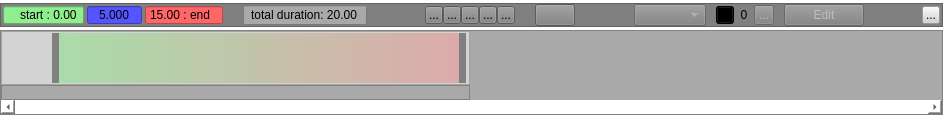
<?xml version="1.0" encoding="UTF-8"?>
<ui version="4.0">
 <class>Timeline</class>
 <widget class="QWidget" name="Timeline">
  <property name="windowModality">
   <enum>Qt::NonModal</enum>
  </property>
  <property name="geometry">
   <rect>
    <x>0</x>
    <y>0</y>
    <width>943</width>
    <height>120</height>
   </rect>
  </property>
  <property name="sizePolicy">
   <sizepolicy hsizetype="Preferred" vsizetype="Preferred">
    <horstretch>0</horstretch>
    <verstretch>0</verstretch>
   </sizepolicy>
  </property>
  <property name="minimumSize">
   <size>
    <width>650</width>
    <height>120</height>
   </size>
  </property>
  <property name="maximumSize">
   <size>
    <width>16777215</width>
    <height>120</height>
   </size>
  </property>
  <property name="sizeIncrement">
   <size>
    <width>0</width>
    <height>0</height>
   </size>
  </property>
  <property name="focusPolicy">
   <enum>Qt::NoFocus</enum>
  </property>
  <property name="windowTitle">
   <string>Form</string>
  </property>
  <property name="styleSheet">
   <string notr="true">background: white</string>
  </property>
  <layout class="QVBoxLayout" name="verticalLayout">
   <property name="spacing">
    <number>0</number>
   </property>
   <property name="leftMargin">
    <number>0</number>
   </property>
   <property name="topMargin">
    <number>0</number>
   </property>
   <property name="rightMargin">
    <number>0</number>
   </property>
   <property name="bottomMargin">
    <number>0</number>
   </property>
   <item>
    <widget class="QFrame" name="frame_buttons">
     <property name="sizePolicy">
      <sizepolicy hsizetype="MinimumExpanding" vsizetype="Fixed">
       <horstretch>0</horstretch>
       <verstretch>0</verstretch>
      </sizepolicy>
     </property>
     <property name="minimumSize">
      <size>
       <width>0</width>
       <height>22</height>
      </size>
     </property>
     <property name="styleSheet">
      <string notr="true">background: gray</string>
     </property>
     <property name="frameShape">
      <enum>QFrame::StyledPanel</enum>
     </property>
     <property name="frameShadow">
      <enum>QFrame::Raised</enum>
     </property>
     <property name="lineWidth">
      <number>1</number>
     </property>
     <layout class="QHBoxLayout" name="horizontalLayout">
      <property name="spacing">
       <number>0</number>
      </property>
      <property name="leftMargin">
       <number>2</number>
      </property>
      <property name="topMargin">
       <number>0</number>
      </property>
      <property name="rightMargin">
       <number>2</number>
      </property>
      <property name="bottomMargin">
       <number>0</number>
      </property>
      <item>
       <widget class="QDoubleSpinBox" name="m_startSpin">
        <property name="sizePolicy">
         <sizepolicy hsizetype="Fixed" vsizetype="Fixed">
          <horstretch>0</horstretch>
          <verstretch>0</verstretch>
         </sizepolicy>
        </property>
        <property name="minimumSize">
         <size>
          <width>0</width>
          <height>0</height>
         </size>
        </property>
        <property name="maximumSize">
         <size>
          <width>100</width>
          <height>20</height>
         </size>
        </property>
        <property name="toolTip">
         <string>&lt;html&gt;&lt;head/&gt;&lt;body&gt;&lt;p&gt;&lt;span style=&quot; font-size:10pt; font-weight:600;&quot;&gt;Start of playZone&lt;/span&gt;&lt;/p&gt;&lt;/body&gt;&lt;/html&gt;</string>
        </property>
        <property name="autoFillBackground">
         <bool>false</bool>
        </property>
        <property name="styleSheet">
         <string notr="true">background-color: lightgreen</string>
        </property>
        <property name="alignment">
         <set>Qt::AlignRight|Qt::AlignTrailing|Qt::AlignVCenter</set>
        </property>
        <property name="buttonSymbols">
         <enum>QAbstractSpinBox::NoButtons</enum>
        </property>
        <property name="keyboardTracking">
         <bool>false</bool>
        </property>
        <property name="prefix">
         <string>start : </string>
        </property>
        <property name="decimals">
         <number>2</number>
        </property>
        <property name="maximum">
         <double>999.000000000000000</double>
        </property>
        <property name="value">
         <double>0.000000000000000</double>
        </property>
       </widget>
      </item>
      <item>
       <spacer name="horizontalSpacer_4">
        <property name="orientation">
         <enum>Qt::Horizontal</enum>
        </property>
        <property name="sizeType">
         <enum>QSizePolicy::Minimum</enum>
        </property>
        <property name="sizeHint" stdset="0">
         <size>
          <width>3</width>
          <height>20</height>
         </size>
        </property>
       </spacer>
      </item>
      <item>
       <widget class="QDoubleSpinBox" name="m_cursorSpin">
        <property name="sizePolicy">
         <sizepolicy hsizetype="Minimum" vsizetype="Fixed">
          <horstretch>0</horstretch>
          <verstretch>0</verstretch>
         </sizepolicy>
        </property>
        <property name="minimumSize">
         <size>
          <width>0</width>
          <height>0</height>
         </size>
        </property>
        <property name="maximumSize">
         <size>
          <width>80</width>
          <height>20</height>
         </size>
        </property>
        <property name="toolTip">
         <string>&lt;html&gt;&lt;head/&gt;&lt;body&gt;&lt;p&gt;&lt;span style=&quot; font-size:10pt; font-weight:600;&quot;&gt;Postition of cursor&lt;/span&gt;&lt;/p&gt;&lt;/body&gt;&lt;/html&gt;</string>
        </property>
        <property name="layoutDirection">
         <enum>Qt::LeftToRight</enum>
        </property>
        <property name="styleSheet">
         <string notr="true">background-color: #5555ff</string>
        </property>
        <property name="wrapping">
         <bool>false</bool>
        </property>
        <property name="alignment">
         <set>Qt::AlignCenter</set>
        </property>
        <property name="buttonSymbols">
         <enum>QAbstractSpinBox::NoButtons</enum>
        </property>
        <property name="prefix">
         <string/>
        </property>
        <property name="decimals">
         <number>3</number>
        </property>
        <property name="maximum">
         <double>999.000000000000000</double>
        </property>
        <property name="singleStep">
         <double>1.000000000000000</double>
        </property>
        <property name="value">
         <double>5.000000000000000</double>
        </property>
       </widget>
      </item>
      <item>
       <spacer name="horizontalSpacer_6">
        <property name="orientation">
         <enum>Qt::Horizontal</enum>
        </property>
        <property name="sizeType">
         <enum>QSizePolicy::Minimum</enum>
        </property>
        <property name="sizeHint" stdset="0">
         <size>
          <width>3</width>
          <height>20</height>
         </size>
        </property>
       </spacer>
      </item>
      <item>
       <widget class="QDoubleSpinBox" name="m_endSpin">
        <property name="sizePolicy">
         <sizepolicy hsizetype="Fixed" vsizetype="Fixed">
          <horstretch>0</horstretch>
          <verstretch>0</verstretch>
         </sizepolicy>
        </property>
        <property name="minimumSize">
         <size>
          <width>61</width>
          <height>0</height>
         </size>
        </property>
        <property name="maximumSize">
         <size>
          <width>100</width>
          <height>20</height>
         </size>
        </property>
        <property name="toolTip">
         <string>&lt;html&gt;&lt;head/&gt;&lt;body&gt;&lt;p&gt;&lt;span style=&quot; font-size:10pt; font-weight:600;&quot;&gt;End of playZone&lt;/span&gt;&lt;/p&gt;&lt;/body&gt;&lt;/html&gt;</string>
        </property>
        <property name="styleSheet">
         <string notr="true">background-color: #ff6666</string>
        </property>
        <property name="buttonSymbols">
         <enum>QAbstractSpinBox::NoButtons</enum>
        </property>
        <property name="prefix">
         <string/>
        </property>
        <property name="suffix">
         <string> : end</string>
        </property>
        <property name="maximum">
         <double>999.000000000000000</double>
        </property>
        <property name="value">
         <double>15.000000000000000</double>
        </property>
       </widget>
      </item>
      <item>
       <spacer name="horizontalSpacer_3">
        <property name="orientation">
         <enum>Qt::Horizontal</enum>
        </property>
        <property name="sizeType">
         <enum>QSizePolicy::Minimum</enum>
        </property>
        <property name="sizeHint" stdset="0">
         <size>
          <width>20</width>
          <height>20</height>
         </size>
        </property>
       </spacer>
      </item>
      <item>
       <widget class="QDoubleSpinBox" name="m_durationSpin">
        <property name="sizePolicy">
         <sizepolicy hsizetype="Minimum" vsizetype="Fixed">
          <horstretch>0</horstretch>
          <verstretch>0</verstretch>
         </sizepolicy>
        </property>
        <property name="minimumSize">
         <size>
          <width>120</width>
          <height>0</height>
         </size>
        </property>
        <property name="toolTip">
         <string>&lt;html&gt;&lt;head/&gt;&lt;body&gt;&lt;p&gt;&lt;span style=&quot; font-size:10pt; font-weight:600;&quot;&gt;Total duration&lt;/span&gt;&lt;/p&gt;&lt;/body&gt;&lt;/html&gt;</string>
        </property>
        <property name="styleSheet">
         <string notr="true">background: darkgray;</string>
        </property>
        <property name="alignment">
         <set>Qt::AlignCenter</set>
        </property>
        <property name="buttonSymbols">
         <enum>QAbstractSpinBox::NoButtons</enum>
        </property>
        <property name="prefix">
         <string>total duration: </string>
        </property>
        <property name="maximum">
         <double>999.000000000000000</double>
        </property>
        <property name="value">
         <double>20.000000000000000</double>
        </property>
       </widget>
      </item>
      <item>
       <spacer name="horizontalSpacer_8">
        <property name="orientation">
         <enum>Qt::Horizontal</enum>
        </property>
        <property name="sizeHint" stdset="0">
         <size>
          <width>40</width>
          <height>20</height>
         </size>
        </property>
       </spacer>
      </item>
      <item>
       <widget class="QToolButton" name="toolButton_start">
        <property name="maximumSize">
         <size>
          <width>18</width>
          <height>18</height>
         </size>
        </property>
        <property name="toolTip">
         <string>&lt;html&gt;&lt;head/&gt;&lt;body&gt;&lt;p&gt;&lt;span style=&quot; font-size:10pt; font-weight:600;&quot;&gt;Set cursor to the start&lt;/span&gt;&lt;/p&gt;&lt;/body&gt;&lt;/html&gt;</string>
        </property>
        <property name="text">
         <string>...</string>
        </property>
        <property name="icon">
         <iconset resource="timeline.qrc">
          <normaloff>:/images/start.png</normaloff>:/images/start.png</iconset>
        </property>
       </widget>
      </item>
      <item>
       <widget class="QToolButton" name="toolButton_rearward">
        <property name="maximumSize">
         <size>
          <width>18</width>
          <height>18</height>
         </size>
        </property>
        <property name="toolTip">
         <string>&lt;html&gt;&lt;head/&gt;&lt;body&gt;&lt;p&gt;&lt;span style=&quot; font-size:10pt; font-weight:600;&quot;&gt;Set cursor to previous KeyFrame&lt;/span&gt;&lt;/p&gt;&lt;/body&gt;&lt;/html&gt;</string>
        </property>
        <property name="text">
         <string>...</string>
        </property>
        <property name="icon">
         <iconset resource="timeline.qrc">
          <normaloff>:/images/rearward.png</normaloff>:/images/rearward.png</iconset>
        </property>
       </widget>
      </item>
      <item>
       <widget class="QToolButton" name="toolButton_playPause">
        <property name="sizePolicy">
         <sizepolicy hsizetype="Fixed" vsizetype="Fixed">
          <horstretch>0</horstretch>
          <verstretch>0</verstretch>
         </sizepolicy>
        </property>
        <property name="maximumSize">
         <size>
          <width>18</width>
          <height>18</height>
         </size>
        </property>
        <property name="focusPolicy">
         <enum>Qt::TabFocus</enum>
        </property>
        <property name="toolTip">
         <string>&lt;html&gt;&lt;head/&gt;&lt;body&gt;&lt;p&gt;&lt;span style=&quot; font-size:10pt; font-weight:600;&quot;&gt;Play/pause animation&lt;/span&gt;&lt;/p&gt;&lt;/body&gt;&lt;/html&gt;</string>
        </property>
        <property name="styleSheet">
         <string notr="true"/>
        </property>
        <property name="text">
         <string>...</string>
        </property>
        <property name="icon">
         <iconset resource="timeline.qrc">
          <normaloff>:/images/play.png</normaloff>
          <normalon>:/images/pause.png</normalon>:/images/play.png</iconset>
        </property>
        <property name="checkable">
         <bool>true</bool>
        </property>
       </widget>
      </item>
      <item>
       <widget class="QToolButton" name="toolButton_forward">
        <property name="maximumSize">
         <size>
          <width>18</width>
          <height>18</height>
         </size>
        </property>
        <property name="toolTip">
         <string>&lt;html&gt;&lt;head/&gt;&lt;body&gt;&lt;p&gt;&lt;span style=&quot; font-size:10pt; font-weight:600;&quot;&gt;Set cursor to next KeyFrame&lt;/span&gt;&lt;/p&gt;&lt;/body&gt;&lt;/html&gt;</string>
        </property>
        <property name="text">
         <string>...</string>
        </property>
        <property name="icon">
         <iconset resource="timeline.qrc">
          <normaloff>:/images/forward.png</normaloff>:/images/forward.png</iconset>
        </property>
       </widget>
      </item>
      <item>
       <widget class="QToolButton" name="toolButton_end">
        <property name="maximumSize">
         <size>
          <width>18</width>
          <height>18</height>
         </size>
        </property>
        <property name="toolTip">
         <string>&lt;html&gt;&lt;head/&gt;&lt;body&gt;&lt;p&gt;&lt;span style=&quot; font-size:10pt; font-weight:600;&quot;&gt;Set cursor to the end&lt;/span&gt;&lt;/p&gt;&lt;/body&gt;&lt;/html&gt;</string>
        </property>
        <property name="text">
         <string>...</string>
        </property>
        <property name="icon">
         <iconset resource="timeline.qrc">
          <normaloff>:/images/end.png</normaloff>:/images/end.png</iconset>
        </property>
       </widget>
      </item>
      <item>
       <spacer name="horizontalSpacer_9">
        <property name="orientation">
         <enum>Qt::Horizontal</enum>
        </property>
        <property name="sizeType">
         <enum>QSizePolicy::Minimum</enum>
        </property>
        <property name="sizeHint" stdset="0">
         <size>
          <width>20</width>
          <height>20</height>
         </size>
        </property>
       </spacer>
      </item>
      <item>
       <widget class="QPushButton" name="pingPong">
        <property name="text">
         <string/>
        </property>
        <property name="icon">
         <iconset resource="timeline.qrc">
          <normaloff>:/images/loop.png</normaloff>
          <normalon>:/images/pingpong.png</normalon>:/images/loop.png</iconset>
        </property>
        <property name="checkable">
         <bool>true</bool>
        </property>
       </widget>
      </item>
      <item>
       <spacer name="horizontalSpacer">
        <property name="orientation">
         <enum>Qt::Horizontal</enum>
        </property>
        <property name="sizeHint" stdset="0">
         <size>
          <width>0</width>
          <height>20</height>
         </size>
        </property>
       </spacer>
      </item>
      <item>
       <widget class="QComboBox" name="comboBox_attribute">
        <property name="enabled">
         <bool>false</bool>
        </property>
       </widget>
      </item>
      <item>
       <spacer name="horizontalSpacer_5">
        <property name="orientation">
         <enum>Qt::Horizontal</enum>
        </property>
        <property name="sizeType">
         <enum>QSizePolicy::Minimum</enum>
        </property>
        <property name="sizeHint" stdset="0">
         <size>
          <width>10</width>
          <height>20</height>
         </size>
        </property>
       </spacer>
      </item>
      <item>
       <widget class="QToolButton" name="toolButton_keyFrame">
        <property name="enabled">
         <bool>true</bool>
        </property>
        <property name="sizePolicy">
         <sizepolicy hsizetype="Fixed" vsizetype="Fixed">
          <horstretch>0</horstretch>
          <verstretch>0</verstretch>
         </sizepolicy>
        </property>
        <property name="maximumSize">
         <size>
          <width>18</width>
          <height>18</height>
         </size>
        </property>
        <property name="toolTip">
         <string>&lt;html&gt;&lt;head/&gt;&lt;body&gt;&lt;p&gt;&lt;span style=&quot; font-size:10pt; font-weight:600; color:#ffffff;&quot;&gt;Insert/replace KeyFrame on cursor&lt;/span&gt;&lt;/p&gt;&lt;/body&gt;&lt;/html&gt;</string>
        </property>
        <property name="styleSheet">
         <string notr="true">background-color:black;</string>
        </property>
        <property name="text">
         <string>...</string>
        </property>
        <property name="icon">
         <iconset resource="timeline.qrc">
          <normaloff>:/images/key.png</normaloff>:/images/key.png</iconset>
        </property>
        <property name="iconSize">
         <size>
          <width>15</width>
          <height>15</height>
         </size>
        </property>
       </widget>
      </item>
      <item>
       <widget class="QLabel" name="m_nbKeyFramesSpin">
        <property name="minimumSize">
         <size>
          <width>20</width>
          <height>20</height>
         </size>
        </property>
        <property name="maximumSize">
         <size>
          <width>16777215</width>
          <height>20</height>
         </size>
        </property>
        <property name="toolTip">
         <string>Numbers of KeyFrames</string>
        </property>
        <property name="text">
         <string>0</string>
        </property>
        <property name="alignment">
         <set>Qt::AlignCenter</set>
        </property>
        <property name="margin">
         <number>0</number>
        </property>
       </widget>
      </item>
      <item>
       <widget class="QToolButton" name="m_removeKeyFrameButton">
        <property name="enabled">
         <bool>false</bool>
        </property>
        <property name="maximumSize">
         <size>
          <width>20</width>
          <height>20</height>
         </size>
        </property>
        <property name="toolTip">
         <string>&lt;html&gt;&lt;head/&gt;&lt;body&gt;&lt;p&gt;&lt;span style=&quot; font-size:10pt; font-weight:600;&quot;&gt;Delete KeyFrame on cursor&lt;/span&gt;&lt;/p&gt;&lt;/body&gt;&lt;/html&gt;</string>
        </property>
        <property name="text">
         <string>...</string>
        </property>
        <property name="icon">
         <iconset resource="timeline.qrc">
          <normaloff>:/images/deleteKey.png</normaloff>:/images/deleteKey.png</iconset>
        </property>
       </widget>
      </item>
      <item>
       <spacer name="horizontalSpacer_10">
        <property name="orientation">
         <enum>Qt::Horizontal</enum>
        </property>
        <property name="sizeType">
         <enum>QSizePolicy::Minimum</enum>
        </property>
        <property name="sizeHint" stdset="0">
         <size>
          <width>10</width>
          <height>20</height>
         </size>
        </property>
       </spacer>
      </item>
      <item>
       <widget class="QPushButton" name="pushButton_editAttribute">
        <property name="enabled">
         <bool>false</bool>
        </property>
        <property name="text">
         <string>Edit</string>
        </property>
       </widget>
      </item>
      <item>
       <spacer name="horizontalSpacer_7">
        <property name="orientation">
         <enum>Qt::Horizontal</enum>
        </property>
        <property name="sizeHint" stdset="0">
         <size>
          <width>0</width>
          <height>20</height>
         </size>
        </property>
       </spacer>
      </item>
      <item>
       <widget class="QToolButton" name="toolButton_help">
        <property name="maximumSize">
         <size>
          <width>18</width>
          <height>18</height>
         </size>
        </property>
        <property name="toolTip">
         <string>Display Help</string>
        </property>
        <property name="styleSheet">
         <string notr="true">background: lightgray;</string>
        </property>
        <property name="text">
         <string>...</string>
        </property>
        <property name="icon">
         <iconset resource="timeline.qrc">
          <normaloff>:/images/help.png</normaloff>:/images/help.png</iconset>
        </property>
       </widget>
      </item>
     </layout>
    </widget>
   </item>
   <item>
    <widget class="Ra::GuiBase::TimelineScrollArea" name="m_scrollArea">
     <property name="sizePolicy">
      <sizepolicy hsizetype="Expanding" vsizetype="Expanding">
       <horstretch>0</horstretch>
       <verstretch>0</verstretch>
      </sizepolicy>
     </property>
     <property name="maximumSize">
      <size>
       <width>16777215</width>
       <height>85</height>
      </size>
     </property>
     <property name="tabletTracking">
      <bool>false</bool>
     </property>
     <property name="styleSheet">
      <string notr="true">background: darkgray</string>
     </property>
     <property name="frameShape">
      <enum>QFrame::StyledPanel</enum>
     </property>
     <property name="frameShadow">
      <enum>QFrame::Sunken</enum>
     </property>
     <property name="verticalScrollBarPolicy">
      <enum>Qt::ScrollBarAsNeeded</enum>
     </property>
     <property name="horizontalScrollBarPolicy">
      <enum>Qt::ScrollBarAlwaysOn</enum>
     </property>
     <property name="widgetResizable">
      <bool>true</bool>
     </property>
     <widget class="QWidget" name="scrollAreaWidgetContents">
      <property name="geometry">
       <rect>
        <x>0</x>
        <y>0</y>
        <width>465</width>
        <height>69</height>
       </rect>
      </property>
      <property name="sizePolicy">
       <sizepolicy hsizetype="Fixed" vsizetype="Preferred">
        <horstretch>0</horstretch>
        <verstretch>0</verstretch>
       </sizepolicy>
      </property>
      <property name="minimumSize">
       <size>
        <width>0</width>
        <height>0</height>
       </size>
      </property>
      <property name="maximumSize">
       <size>
        <width>16777215</width>
        <height>16777215</height>
       </size>
      </property>
      <property name="sizeIncrement">
       <size>
        <width>0</width>
        <height>0</height>
       </size>
      </property>
      <property name="baseSize">
       <size>
        <width>0</width>
        <height>0</height>
       </size>
      </property>
      <layout class="QVBoxLayout" name="verticalLayout_3">
       <property name="spacing">
        <number>0</number>
       </property>
       <property name="leftMargin">
        <number>0</number>
       </property>
       <property name="topMargin">
        <number>0</number>
       </property>
       <property name="rightMargin">
        <number>0</number>
       </property>
       <property name="bottomMargin">
        <number>0</number>
       </property>
       <item>
        <widget class="Ra::GuiBase::TimelineFrameSelector" name="frame_selector">
         <property name="sizePolicy">
          <sizepolicy hsizetype="Preferred" vsizetype="Preferred">
           <horstretch>0</horstretch>
           <verstretch>0</verstretch>
          </sizepolicy>
         </property>
         <property name="minimumSize">
          <size>
           <width>0</width>
           <height>0</height>
          </size>
         </property>
         <property name="maximumSize">
          <size>
           <width>16777215</width>
           <height>16777215</height>
          </size>
         </property>
         <property name="baseSize">
          <size>
           <width>0</width>
           <height>0</height>
          </size>
         </property>
         <property name="styleSheet">
          <string notr="true">background: lightgray;</string>
         </property>
         <property name="frameShape">
          <enum>QFrame::StyledPanel</enum>
         </property>
         <property name="frameShadow">
          <enum>QFrame::Raised</enum>
         </property>
         <layout class="QHBoxLayout" name="horizontalLayout_2">
          <property name="spacing">
           <number>0</number>
          </property>
          <property name="leftMargin">
           <number>0</number>
          </property>
          <property name="topMargin">
           <number>1</number>
          </property>
          <property name="rightMargin">
           <number>1</number>
          </property>
          <property name="bottomMargin">
           <number>1</number>
          </property>
          <item>
           <widget class="QFrame" name="m_leftSpacer">
            <property name="sizePolicy">
             <sizepolicy hsizetype="Minimum" vsizetype="Preferred">
              <horstretch>0</horstretch>
              <verstretch>0</verstretch>
             </sizepolicy>
            </property>
            <property name="minimumSize">
             <size>
              <width>50</width>
              <height>0</height>
             </size>
            </property>
            <property name="maximumSize">
             <size>
              <width>16777215</width>
              <height>50</height>
             </size>
            </property>
            <property name="styleSheet">
             <string notr="true">background-color: rgba(0, 0, 255, 00);
</string>
            </property>
            <property name="frameShape">
             <enum>QFrame::StyledPanel</enum>
            </property>
            <property name="frameShadow">
             <enum>QFrame::Raised</enum>
            </property>
           </widget>
          </item>
          <item>
           <widget class="Ra::GuiBase::TimelineSlider" name="m_leftSlider">
            <property name="sizePolicy">
             <sizepolicy hsizetype="Fixed" vsizetype="Fixed">
              <horstretch>0</horstretch>
              <verstretch>0</verstretch>
             </sizepolicy>
            </property>
            <property name="minimumSize">
             <size>
              <width>0</width>
              <height>50</height>
             </size>
            </property>
            <property name="maximumSize">
             <size>
              <width>16777215</width>
              <height>50</height>
             </size>
            </property>
            <property name="cursor">
             <cursorShape>SizeHorCursor</cursorShape>
            </property>
            <property name="styleSheet">
             <string notr="true">background-color: gray;</string>
            </property>
            <property name="text">
             <string/>
            </property>
            <property name="pixmap">
             <pixmap resource="timeline.qrc">:/images/leftSlider.png</pixmap>
            </property>
           </widget>
          </item>
          <item>
           <widget class="QFrame" name="m_playZone">
            <property name="sizePolicy">
             <sizepolicy hsizetype="Fixed" vsizetype="Preferred">
              <horstretch>0</horstretch>
              <verstretch>0</verstretch>
             </sizepolicy>
            </property>
            <property name="minimumSize">
             <size>
              <width>400</width>
              <height>0</height>
             </size>
            </property>
            <property name="maximumSize">
             <size>
              <width>16777215</width>
              <height>50</height>
             </size>
            </property>
            <property name="styleSheet">
             <string notr="true">background-color: qlineargradient(spread:pad, x1: 0 y1: 0, x2: 1 y2: 0, stop:0 rgba(0,255, 0, 50), stop:1 rgba(255, 0, 0, 50));
border: 0px;</string>
            </property>
            <property name="frameShape">
             <enum>QFrame::StyledPanel</enum>
            </property>
            <property name="frameShadow">
             <enum>QFrame::Raised</enum>
            </property>
            <property name="lineWidth">
             <number>1</number>
            </property>
           </widget>
          </item>
          <item>
           <widget class="Ra::GuiBase::TimelineSlider" name="m_rightSlider">
            <property name="sizePolicy">
             <sizepolicy hsizetype="Fixed" vsizetype="Fixed">
              <horstretch>0</horstretch>
              <verstretch>0</verstretch>
             </sizepolicy>
            </property>
            <property name="minimumSize">
             <size>
              <width>0</width>
              <height>50</height>
             </size>
            </property>
            <property name="maximumSize">
             <size>
              <width>16777215</width>
              <height>50</height>
             </size>
            </property>
            <property name="cursor">
             <cursorShape>SizeHorCursor</cursorShape>
            </property>
            <property name="styleSheet">
             <string notr="true">background-color: gray;</string>
            </property>
            <property name="text">
             <string/>
            </property>
            <property name="pixmap">
             <pixmap resource="timeline.qrc">:/images/rightSlider.png</pixmap>
            </property>
           </widget>
          </item>
          <item>
           <spacer name="horizontalSpacer_2">
            <property name="orientation">
             <enum>Qt::Horizontal</enum>
            </property>
            <property name="sizeType">
             <enum>QSizePolicy::Expanding</enum>
            </property>
            <property name="sizeHint" stdset="0">
             <size>
              <width>0</width>
              <height>0</height>
             </size>
            </property>
           </spacer>
          </item>
          <item>
           <widget class="QFrame" name="frame_spacer_2">
            <property name="sizePolicy">
             <sizepolicy hsizetype="Minimum" vsizetype="Preferred">
              <horstretch>0</horstretch>
              <verstretch>0</verstretch>
             </sizepolicy>
            </property>
            <property name="minimumSize">
             <size>
              <width>0</width>
              <height>0</height>
             </size>
            </property>
            <property name="maximumSize">
             <size>
              <width>16777215</width>
              <height>50</height>
             </size>
            </property>
            <property name="styleSheet">
             <string notr="true">background-color: rgba(0, 0, 255, 0);</string>
            </property>
            <property name="frameShape">
             <enum>QFrame::StyledPanel</enum>
            </property>
            <property name="frameShadow">
             <enum>QFrame::Raised</enum>
            </property>
            <layout class="QVBoxLayout" name="verticalLayout_2">
             <property name="spacing">
              <number>0</number>
             </property>
             <property name="leftMargin">
              <number>0</number>
             </property>
             <property name="topMargin">
              <number>0</number>
             </property>
             <property name="rightMargin">
              <number>0</number>
             </property>
             <property name="bottomMargin">
              <number>0</number>
             </property>
            </layout>
           </widget>
          </item>
         </layout>
        </widget>
       </item>
       <item>
        <widget class="Ra::GuiBase::TimelineTimeScale" name="frame_timescale">
         <property name="sizePolicy">
          <sizepolicy hsizetype="Preferred" vsizetype="Fixed">
           <horstretch>0</horstretch>
           <verstretch>0</verstretch>
          </sizepolicy>
         </property>
         <property name="minimumSize">
          <size>
           <width>0</width>
           <height>15</height>
          </size>
         </property>
         <property name="maximumSize">
          <size>
           <width>16777215</width>
           <height>15</height>
          </size>
         </property>
         <property name="frameShape">
          <enum>QFrame::StyledPanel</enum>
         </property>
         <property name="frameShadow">
          <enum>QFrame::Raised</enum>
         </property>
        </widget>
       </item>
      </layout>
     </widget>
    </widget>
   </item>
  </layout>
 </widget>
 <customwidgets>
  <customwidget>
   <class>Ra::GuiBase::TimelineTimeScale</class>
   <extends>QFrame</extends>
   <header>GuiBase/Timeline/TimelineTimeScale.hpp</header>
   <container>1</container>
  </customwidget>
  <customwidget>
   <class>Ra::GuiBase::TimelineFrameSelector</class>
   <extends>QFrame</extends>
   <header>GuiBase/Timeline/TimelineFrameSelector.hpp</header>
   <container>1</container>
   <slots>
    <signal>updatePlayZone(int)</signal>
    <signal>changeStart(double)</signal>
    <signal>changeCursor(double)</signal>
    <signal>changeEnd(double)</signal>
    <signal>changeNbKeyFrames(int)</signal>
    <signal>changePauseMode()</signal>
    <signal>isOnKeyFrame(bool)</signal>
    <signal>changeCursor(double,bool)</signal>
    <signal>signal1()</signal>
    <signal>startChanged(double)</signal>
    <signal>endChanged(double)</signal>
    <signal>nbKeyFramesChanged(int)</signal>
    <slot>onSlideLeftSlider(int)</slot>
    <slot>onSlideRightSlider(int)</slot>
    <slot>onSlideRelease()</slot>
    <slot>onAddKeyFrame()</slot>
    <slot>onPlay()</slot>
    <slot>onPause()</slot>
    <slot>onChangeStart()</slot>
    <slot>onChangeEnd()</slot>
    <slot>onSetCursorToStart()</slot>
    <slot>onSetCursorToEnd()</slot>
    <slot>onSetCursorToPreviousKeyFrame()</slot>
    <slot>onSetCursorToNextKeyFrame()</slot>
    <slot>onChangeStartSpin()</slot>
    <slot>onChangeCursorSpin()</slot>
    <slot>onChangeEndSpin()</slot>
    <slot>onAddingKeyFrame()</slot>
    <slot>onAddingKeyFrame(double)</slot>
    <slot>onDeleteKeyFrame()</slot>
    <slot>onStartIncPlus()</slot>
    <slot>onStartIncLess()</slot>
    <slot>onEndIncPlus()</slot>
    <slot>onEndIncLess()</slot>
    <slot>onChangeDuration()</slot>
    <slot>onAddingKeyFrame(double,bool)</slot>
   </slots>
  </customwidget>
  <customwidget>
   <class>Ra::GuiBase::TimelineSlider</class>
   <extends>QLabel</extends>
   <header>GuiBase/Timeline/TimelineSlider.hpp</header>
   <slots>
    <signal>slide(int)</signal>
    <signal>slideRelease()</signal>
   </slots>
  </customwidget>
  <customwidget>
   <class>Ra::GuiBase::TimelineScrollArea</class>
   <extends>QScrollArea</extends>
   <header>GuiBase/Timeline/TimelineScrollArea.hpp</header>
   <container>1</container>
   <slots>
    <signal>addKeyFrame()</signal>
    <signal>removeKeyFrame()</signal>
    <signal>adKeyFrame(double,bool)</signal>
    <signal>nextKeyFrame()</signal>
    <signal>previousKeyFrame()</signal>
    <slot>onPlayPause()</slot>
   </slots>
  </customwidget>
 </customwidgets>
 <resources>
  <include location="timeline.qrc"/>
 </resources>
 <connections/>
 <slots>
  <signal>render(double)</signal>
  <slot>onCursorChanged(double)</slot>
  <slot>onKeyFrame(bool)</slot>
  <slot>onCursorChanged(double,bool)</slot>
 </slots>
</ui>
